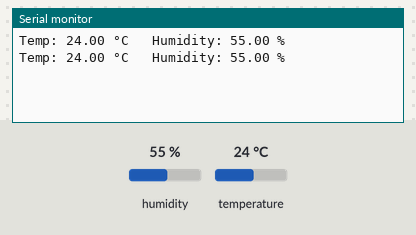
A sketch run on a simulated Arduino Uno, built with avr-gcc and run on an emulated ATmega328P. On the bench: the last lines printed to the serial monitor. The inputs (shaded band) are chosen by the test bench; at power-on: humidity 55 %, temperature 24 °C.

Above: at 2.8 s.
2.9 s: humidity set to 22 %
At 4.9 s:
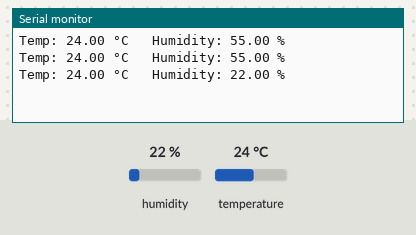
5.6 s: temperature set to 12 °C
At 6.8 s:
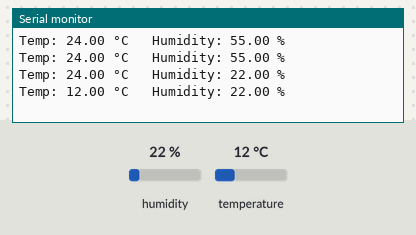
8.3 s: humidity set to 40 %
At 10.7 s:
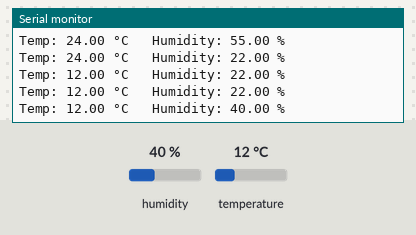
Timing chart, 0 to 12.2 s (numbered marks = the images above; inputs shaded):
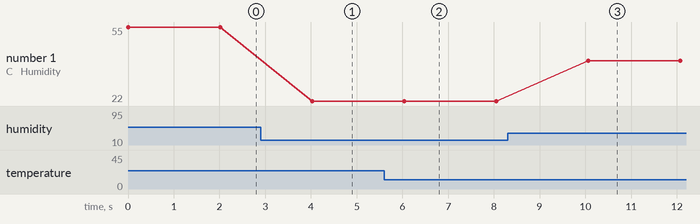

The sketch:

dht22.ino
```cpp
#include "DHTesp.h"

const int DHT_PIN = 4;
DHTesp dhtSensor;

void setup() {
  Serial.begin(115200);
  dhtSensor.setup(DHT_PIN, DHTesp::DHT22);
}

void loop()
{
  TempAndHumidity data = dhtSensor.getTempAndHumidity();

  Serial.print("Temp: ");
  Serial.print(data.temperature);
  Serial.print(" °C   ");

  Serial.print("Humidity: ");
  Serial.print(data.humidity);
  Serial.println(" %");

  delay(2000); // Wait for a new reading from the sensor (DHT22 has ~0.5Hz sample rate)
}
```

Measured:
- after the input at 2.9 s, the serial monitor: prints a new line after 1.1 s (image 1)
- after the input at 5.6 s, the serial monitor: prints a new line after 0.44 s (image 2)
- after the input at 8.3 s, the serial monitor: prints a new line after 1.8 s (image 3)
- plotted number 1: 55 → 22 after the input at 2.9 s, 22 → 40 after the input at 8.3 s
